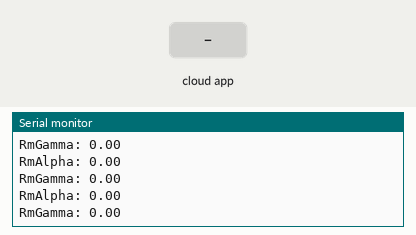
The sketch below on a simulated ESP32. Shown: the last lines printed to the serial monitor. The inputs (shaded band) are chosen by the test bench. WiFi joins after 1.5 s; servers stay silent unless stated; the Firebase database answers and starts empty.

Above: at 2.7 s.
2.8 s: the phone or cloud app sets gamma to 1
At 2.99 s:
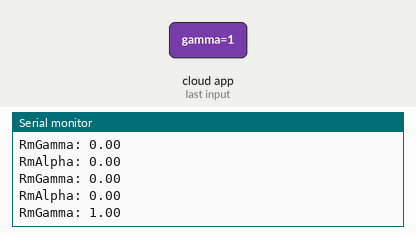
4.3 s: the phone or cloud app sets alpha to 1
At 4.64 s:
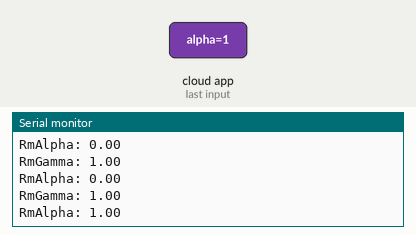

The sketch:

CodigoESP32.ino
```cpp
#include <Arduino.h>

#if defined(ESP32)
#include <WiFi.h>
#elif defined(ESP8266)
#include <ESP8266WiFi.h>
#endif

#include <FirebaseESP32.h>
#include "addons/TokenHelper.h"
#include "addons/RTDBHelper.h"

// Inserta tus credenciales de red
#define WIFI_SSID "Wira"
#define WIFI_PASSWORD "Wira1234"

// Inserta la clave API de tu proyecto Firebase
#define API_KEY "AIzaSyDJ0XCNB9pP8zgwS8EfgKZJgVXT4_Qm44o"

// Inserta la URL de tu base de datos en tiempo real (RTDB)
#define DATABASE_URL "https://scorpybot-default-rtdb.firebaseio.com/"

// Define el objeto de datos de Firebase
FirebaseData firebaseData;

FirebaseAuth auth;
FirebaseConfig config;

unsigned long sendDataPrevMillis = 0;
float RmAlpha;
float RmBeta;
float RmGamma;

bool signupOK = false;

void setup() {
  Serial.begin(115200);

  WiFi.begin(WIFI_SSID, WIFI_PASSWORD);
  Serial.print("Conectando a Wi-Fi");
  while (WiFi.status() != WL_CONNECTED) {
    Serial.print(".");
    delay(300);
  }
  Serial.println();
  Serial.print("Conectado con IP: ");
  Serial.println(WiFi.localIP());
  Serial.println();

  // Asigna la clave API (obligatorio)
  config.api_key = API_KEY;

  // Asigna la URL de la RTDB (obligatorio)
  config.database_url = DATABASE_URL;

  // Regístrate (sign up)
  if (Firebase.signUp(&config, &auth, "", "")) {
    Serial.println("Registro exitoso");
    signupOK = true;
  } else {
    Serial.printf("Error en el registro: %s\n", config.signer.signupError.message.c_str());
  }

  // Asigna la función de devolución de llamada para la tarea de generación de token
  config.token_status_callback = tokenStatusCallback; // Ver addons/TokenHelper.h

  // Inicializa Firebase
  Firebase.begin(&config, &auth);
  Firebase.reconnectWiFi(true);
  firebaseData.setBSSLBufferSize(4096, 1024); // Tamaños de búfer RX y TX

}

void loop() {
  if (signupOK) {
    if (Firebase.get(firebaseData, "/rm/gamma")) {
      RmGamma = firebaseData.floatData();
      Serial.println("RmGamma: " + String(RmGamma));
    } else {
      Serial.println("Error al obtener RmGamma: " + firebaseData.errorReason());
    }

    if (Firebase.get(firebaseData, "/rm/alpha")) {
      RmAlpha = firebaseData.floatData();
      Serial.println("RmAlpha: " + String(RmAlpha));
    } else {
      Serial.println("Error al obtener RmAlpha: " + firebaseData.errorReason());
    }

    // Agrega cualquier otra lógica aquí según sea necesario

    // Puedes ajustar el tiempo de espera entre solicitudes a la base de datos según tus necesidades
    delay(0);
  } else {
    Serial.println("Registro no exitoso. Verifica las credenciales y la conexión a Internet.");
  }
}
```

Measured:
- after the input at 2.8 s, the serial monitor: prints a new line after 0.06 s (image 1)
- after the input at 4.3 s, the serial monitor: prints a new line after 0.21 s (image 2)
